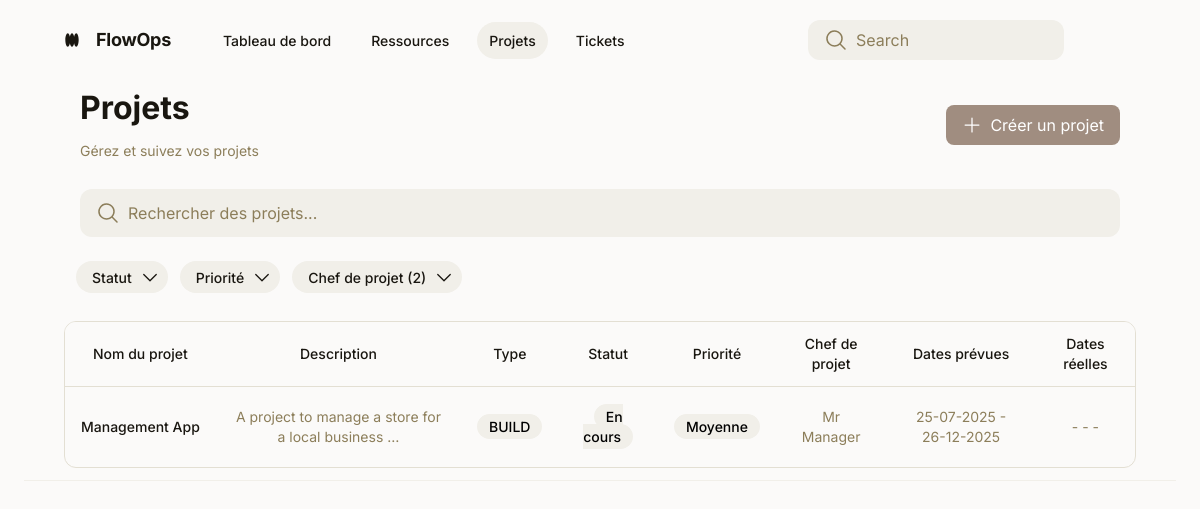
Screenshot of /projects/?project_manager=2 (signed in) with the database file from the repository.
### projects/models.py (models this page shows)
class Project(models.Model):
    title = models.CharField(max_length=200, verbose_name="Intitulé")
    description = models.TextField(verbose_name="Description détailée")
    type = models.CharField(max_length=20, choices=[
        ('BUILD', 'Projet (BUILD)'),
        ('RUN', 'RUN'),
    ], verbose_name="Type de projet")
    status = models.CharField(max_length=20, choices=[
        ('À initier', 'To init'),
        ('En cours', 'In progress'),
        ('Terminé', 'Finished'),
        ('Suspendu', 'Suspended'),
        ('Annulé', 'Cancelled'),
    ], verbose_name="Statut")
    priority = models.CharField(max_length=20, choices=[
        ('Basse', 'Low'),
        ('Moyenne', 'Medium'),
        ('Haute', 'High'),
        ('Critique', 'Critical'),
    ], verbose_name="Priorité")
    project_manager = models.ForeignKey('ressources.Ressource', on_delete=models.SET_NULL, null=True, blank=True, related_name='project_manager', verbose_name="Chef de projet")
    expected_start_date = models.DateField(verbose_name="Date de début prévue")
    expected_end_date = models.DateField(verbose_name="Date de fin prévue")
    start_date = models.DateField(null=True, blank=True, verbose_name="Date de début réelle")
    end_date = models.DateField(null=True, blank=True, verbose_name="Date de fin réelle")
    members = models.ManyToManyField('ressources.Ressource', related_name='members', verbose_name="Membres du projet")
    estimated_charges = models.IntegerField(verbose_name="Charges estimées (en jours ou heures)")
    progress = models.IntegerField(verbose_name="Avancement (%)")
    tags = models.ManyToManyField('Tag', related_name='projects', verbose_name="Tags ou categories")
    comments = models.ManyToManyField('CommentProject', related_name="project_comments", verbose_name="Commentaires", blank=True)
    created_at = models.DateTimeField(auto_now_add=True)
    updated_at = models.DateTimeField(auto_now=True)

### ressources/models.py (models this page shows)
class Ressource(AbstractUser):
    first_name = models.CharField(max_length=200)
    last_name = models.CharField(max_length=200)
    role = models.CharField(max_length=200)
    skills = models.TextField(blank=True)
    availability_rate = models.IntegerField(null=True, blank=True)
    manager = models.ForeignKey('self', on_delete=models.CASCADE, null=True, blank=True)
    status = models.CharField(max_length=200, choices=[
        ('Stagiaire', 'Stagiaire'),
        ('CDI', 'CDI'),
        ('Prestataire', 'Prestataire'),
        ('Alternant', 'Alternant'),
        ('CDD', 'CDD'),
        ('Autre', 'Autre')
    ])
    appRole = models.CharField(max_length=200, choices=[
        ('ADMIN', 'ADMIN'),
        ('MANAGER', 'MANAGER'),
        ('USER', 'USER')
    ])
    phone_number = models.CharField(max_length=20)
    entry_date = models.DateField(null=True, blank=True)
    location = models.CharField(max_length=200, null=True, blank=True)
    created_at = models.DateTimeField(auto_now_add=True)
    updated_at = models.DateTimeField(auto_now=True)
    email = models.EmailField(unique=True)
    password = models.CharField(max_length=200)
    USERNAME_FIELD = 'email'
    REQUIRED_FIELDS = ['username', 'first_name', 'last_name', 'role', 'status']
    def __str__(self):
        return f"{self.first_name} {self.last_name}"

### projects/views.py (the view)
# urls.py: path('projects/', include('projects.urls')),
@login_required
def projects(request):
    user = request.user
    if user.appRole == 'ADMIN':
        projects = Project.objects.all()
    elif user.appRole == 'MANAGER':
        projects = Project.objects.filter(project_manager=user)
    else:
        projects = Project.objects.filter(members=user)
    status_filter = request.GET.get('status')
    priority_filter = request.GET.get('priority')
    project_manager_filter = request.GET.get('project_manager')
    if status_filter:
        projects = projects.filter(status=status_filter)
    if priority_filter:
        projects = projects.filter(priority=priority_filter)
    if project_manager_filter:
        projects = projects.filter(project_manager=project_manager_filter)
    status_choices = Project._meta.get_field('status').choices
    priority_choices = Project._meta.get_field('priority').choices
    project_managers = Ressource.objects.filter(appRole__in=['ADMIN', 'MANAGER'])
    can_create_project = user.appRole in ['ADMIN', 'MANAGER']
    return render(request, 'projects.html', {
        'projects': projects,
        'can_create_project': can_create_project,
        'status_choices': status_choices,
        'priority_choices': priority_choices,
        'project_managers': project_managers,
        'current_status': status_filter,
        'current_priority': priority_filter,
        'current_project_manager': project_manager_filter
    })

### projects/templates/projects.html (shortened to what this page needs)
<!DOCTYPE html>
<html lang="fr">
<head>
  <script src="https://cdn.tailwindcss.com?plugins=forms,container-queries"></script>
</head>
<body class="relative flex size-full min-h-screen flex-col bg-[#fbfaf9] group/design-root overflow-x-hidden font-['Inter','Noto_Sans',sans-serif]">
  <div class="layout-container flex h-full grow flex-col">
    <div class="w-full px-6 py-2">
      <main class="layout-content-container flex flex-col max-w-full w-full flex-1">
        <header class="flex flex-col border-b border-solid border-b-[#f1efe9] px-10 py-3">
          <div class="flex items-center justify-between whitespace-nowrap pb-3">
            <div class="flex items-center gap-4 text-[#191610] flex-1">
              <div class="size-4">
              </div>
              <h2 class="text-lg font-bold leading-tight tracking-[-0.015em] mr-6">FlowOps</h2>
              <nav class="flex items-center gap-4">
                <a href="/dashboard/" class="nav-link">Tableau de bord</a>
                <a href="/ressources/" class="nav-link">Ressources</a>
                <a href="/projects/" class="nav-link nav-link-active">Projets</a>
                <a href="/tickets/" class="nav-link">Tickets</a>
              </nav>
            </div>
            <div class="flex items-center gap-8">
              <label class="flex flex-col min-w-40 !h-10 max-w-64">
                <div class="flex w-full flex-1 items-stretch rounded-xl h-full">
                  <div class="text-[#8c7e5a] flex border-none bg-[#f1efe9] items-center justify-center pl-4 rounded-l-xl border-r-0">
                    <svg xmlns="http://www.w3.org/2000/svg" width="24px" height="24px" fill="currentColor" viewBox="0 0 256 256"><path d="M229.66,218.34l-50.07-50.06a88.11,88.11,0,1,0-11.31,11.31l50.06,50.07a8,8,0,0,0,11.32-11.32ZM40,112a72,72,0,1,1,72,72A72.08,72.08,0,0,1,40,112Z"></path></svg>
                  </div>
                  <input type="search" placeholder="Search" class="form-input flex w-full min-w-0 flex-1 resize-none overflow-hidden rounded-xl text-[#191610] focus:outline-0 focus:ring-0 border-none bg-[#f1efe9] focus:border-none h-full placeholder:text-[#8c7e5a] px-4 rounded-l-none border-l-0 pl-2 text-base font-normal leading-normal">
                </div>
              </label>
              <div class="bg-center bg-no-repeat aspect-square bg-cover rounded-full size-10" style='background-image: url("https://lh3.googleusercontent.com/aida-public/AB6AXuCClaZNla2VNHXuP4EEYYlG4LkZLwYibWSxw8yzb3jGydK81D_AXUYkIFyinil-dc9nLIixSFYOYTnTHhPAgW7Rgol2xKBCRitPsQZieVpCouNpxeaDA1OI7g0YrTegaV3O8LYbFYa020XTuVl2BUh_ogXINAaMYgvy-Qf1gW_EwpSjARgbbgSpHrUHu2-NSkSyN6Hsnj4AV2VMoOKK1uqlaP9nCYh3DoUd0lAswDohEnIfDQFAkaDKUBLhl05fMAHKUp8zap8Bqv4")'></div>
            </div>
          </div>
        <div class="flex flex-wrap justify-between gap-3 p-4">
          <div class="flex min-w-72 flex-col gap-3">
            <p class="text-[#191610] tracking-light text-[32px] font-bold leading-tight">Projets</p>
            <p class="text-[#8c7e5a] text-sm font-normal leading-normal">Gérez et suivez vos projets</p>
          </div>
          {% if can_create_project %}
          <div class="flex items-center">
            <a href="{% url 'create_project' %}" class="flex items-center justify-center gap-2 rounded-lg bg-[#A08D80] px-4 py-2 text-white hover:bg-[#8a7a6e] transition-colors">
              <svg xmlns="http://www.w3.org/2000/svg" width="20" height="20" fill="currentColor" viewBox="0 0 256 256"><path d="M224,128a8,8,0,0,1-8,8H136v80a8,8,0,0,1-16,0V136H40a8,8,0,0,1,0-16h80V40a8,8,0,0,1,16,0v80h80A8,8,0,0,1,224,128Z"></path></svg>
              Créer un projet
            </a>
          </div>
          {% endif %}
        </div>
        <div class="px-4 py-3">
          <label class="flex flex-col min-w-40 h-12 w-full">
            <div class="flex w-full flex-1 items-stretch rounded-xl h-full">
              <div class="text-[#8c7e5a] flex border-none bg-[#f1efe9] items-center justify-center pl-4 rounded-l-xl border-r-0">
                <svg xmlns="http://www.w3.org/2000/svg" width="24px" height="24px" fill="currentColor" viewBox="0 0 256 256"><path d="M229.66,218.34l-50.07-50.06a88.11,88.11,0,1,0-11.31,11.31l50.06,50.07a8,8,0,0,0,11.32-11.32ZM40,112a72,72,0,1,1,72,72A72.08,72.08,0,0,1,40,112Z"></path></svg>
              </div>
              <input type="search" id="search-input" placeholder="Rechercher des projets..." class="form-input flex w-full min-w-0 flex-1 resize-none overflow-hidden rounded-xl text-[#333] focus:outline-0 focus:ring-0 border-none bg-[#f1efe9] focus:border-none h-full placeholder:text-[#8c7e5a] px-4 rounded-l-none border-l-0 pl-2 text-base font-normal leading-normal">
            </div>
          </label>
        </div>
        <div class="flex gap-3 p-3 flex-wrap pr-4">
          <form id="filter-form" method="get" action="{% url 'projects' %}" class="flex gap-3 flex-wrap">
            <div class="relative inline-block">
              <button type="button" id="status-dropdown-btn" class="flex h-8 shrink-0 items-center justify-center gap-x-2 rounded-full bg-[#f1efe9] pl-4 pr-2 text-[#191610] text-sm font-medium leading-normal {% if current_status %}bg-[#e3dfd3]{% endif %}">
                Statut {% if current_status %}({{ current_status }}){% endif %}
                <svg xmlns="http://www.w3.org/2000/svg" width="20px" height="20px" fill="currentColor" viewBox="0 0 256 256"><path d="M213.66,101.66l-80,80a8,8,0,0,1-11.32,0l-80-80A8,8,0,0,1,53.66,90.34L128,164.69l74.34-74.35a8,8,0,0,1,11.32,11.32Z"></path></svg>
              </button>
            </div>
            <div class="relative inline-block">
              <button type="button" id="priority-dropdown-btn" class="flex h-8 shrink-0 items-center justify-center gap-x-2 rounded-full bg-[#f1efe9] pl-4 pr-2 text-[#191610] text-sm font-medium leading-normal {% if current_priority %}bg-[#e3dfd3]{% endif %}">
                Priorité {% if current_priority %}({{ current_priority }}){% endif %}
                <svg xmlns="http://www.w3.org/2000/svg" width="20px" height="20px" fill="currentColor" viewBox="0 0 256 256"><path d="M213.66,101.66l-80,80a8,8,0,0,1-11.32,0l-80-80A8,8,0,0,1,53.66,90.34L128,164.69l74.34-74.35a8,8,0,0,1,11.32,11.32Z"></path></svg>
              </button>
            </div>
            <div class="relative inline-block">
              <button type="button" id="project-manager-dropdown-btn" class="flex h-8 shrink-0 items-center justify-center gap-x-2 rounded-full bg-[#f1efe9] pl-4 pr-2 text-[#191610] text-sm font-medium leading-normal {% if current_project_manager %}bg-[#e3dfd3]{% endif %}">
                Chef de projet {% if current_project_manager %}({{ current_project_manager }}){% endif %}
                <svg xmlns="http://www.w3.org/2000/svg" width="20px" height="20px" fill="currentColor" viewBox="0 0 256 256"><path d="M213.66,101.66l-80,80a8,8,0,0,1-11.32,0l-80-80A8,8,0,0,1,53.66,90.34L128,164.69l74.34-74.35a8,8,0,0,1,11.32,11.32Z"></path></svg>
              </button>
            </div>
          </form>
        </div>
      <div class="mt-4 w-full overflow-x-auto">
        <div class="overflow-hidden rounded-xl border border-[#e3dfd3]">
          <table class="min-w-full border-collapse text-sm">
            <thead>
              <tr class="bg-[#fbfaf9] text-left text-[#191610]">
                <th class="px-4 py-3 font-medium text-center">Nom du projet</th>
                <th class="px-4 py-3 font-medium text-center">Description</th>
                <th class="px-4 py-3 font-medium text-center">Type</th>
                <th class="px-4 py-3 font-medium text-center">Statut</th>
                <th class="px-4 py-3 font-medium text-center">Priorité</th>
                <th class="px-4 py-3 font-medium text-center">Chef de projet</th>
                <th class="px-4 py-3 font-medium text-center">Dates prévues</th>
                <th class="px-4 py-3 font-medium text-center">Dates réelles</th>
              </tr>
            </thead>
            <tbody id="projects-table-body">
              {% for project in projects %}
              <tr class="border-t border-t-[#e3dfd3]">
                <td class="whitespace-nowrap px-4 py-5 font-medium text-center">
                  <a href="{% url 'projectDetails' project.id %}" class="text-[#191610] hover:underline">{{ project.title }}</a>
                </td>
                <td class="px-4 py-5 text-[#8c7e5a] text-center">{{ project.description|truncatechars:50 }}</td>
                <td class="px-4 py-5 text-center"><span class="rounded-full bg-[#f1efe9] px-3 py-1 text-sm font-medium">{{ project.type }}</span></td>
                <td class="status-cell px-4 py-5 text-center"><span class="rounded-full bg-[#f1efe9] px-3 py-1 text-sm font-medium">{{ project.status }}</span></td>
                <td class="px-4 py-5 text-center"><span class="rounded-full bg-[#f1efe9] px-3 py-1 text-sm font-medium">{{ project.priority }}</span></td>
                <td class="px-4 py-5 text-[#8c7e5a] text-center">{{ project.project_manager }}</td>
                <td class="px-4 py-5 text-[#8c7e5a] text-center">{{ project.expected_start_date|date:"d-m-Y" }} - {{ project.expected_end_date|date:"d-m-Y" }}</td>
                <td class="px-4 py-5 text-[#8c7e5a] text-center">
                  {% if project.start_date %}{{ project.start_date|date:"d-m-Y" }}{% else %}-{% endif %} -
                  {% if project.end_date %}{{ project.end_date|date:"d-m-Y" }}{% else %}-{% endif %}
                </td>
              </tr>
              {% empty %}
              <tr class="border-t border-t-[#e3dfd3]">
                <td colspan="8" class="px-4 py-5 text-center text-[#8c7e5a]">Aucun projet trouvé</td>
              </tr>
              {% endfor %}
            </tbody>
          </table>
        </div>
      </div>
    </header>
    </main>
    </div>
  </div>
</body>
</html>

### projects/templates/projects.html (style rules this page uses)
:root { --primary-color: #A08D80; --secondary-color: #D4CCC1; --text-color-dark: #3F3C3A; --text-color-medium: #6E6864; --text-color-light: #9C9591; --bg-light: #FBF9F7; --bg-white: #FFFFFF; --border-color: #EBE5E0; --status-active-bg: #EAE6DF; --status-active-text: #6E6864; --status-inactive-bg: #F7EAE3; --status-inactive-text: #A08D80; --nav-link-color: #191610; --nav-link-hover-bg: #f1efe9; --nav-link-active-bg: #f1efe9; --nav-link-active-color: #191610; --button-bg-light: #F0EDE9; --shadow-light: rgba(0, 0, 0, 0.03); }
.nav-link { display: flex; align-items: center; gap: 0.5rem; padding: 0.5rem 0.75rem; color: var(--nav-link-color); font-size: 0.875rem; font-weight: 500; border-radius: 9999px; transition: background-color 0.2s ease, color 0.2s ease; white-space: nowrap; }
.nav-link-active { background-color: var(--nav-link-active-bg); color: var(--nav-link-active-color); }

### rows the page displays
Project: title "Management App", description "A project to manage a store for a local business …", type "BUILD", status "En cours", priority "Moyenne", project_manager "Mr Manager", expected_start_date "25-07-2025", expected_end_date "26-12-2025"

### other values shown
{{ current_project_manager }} "2"
